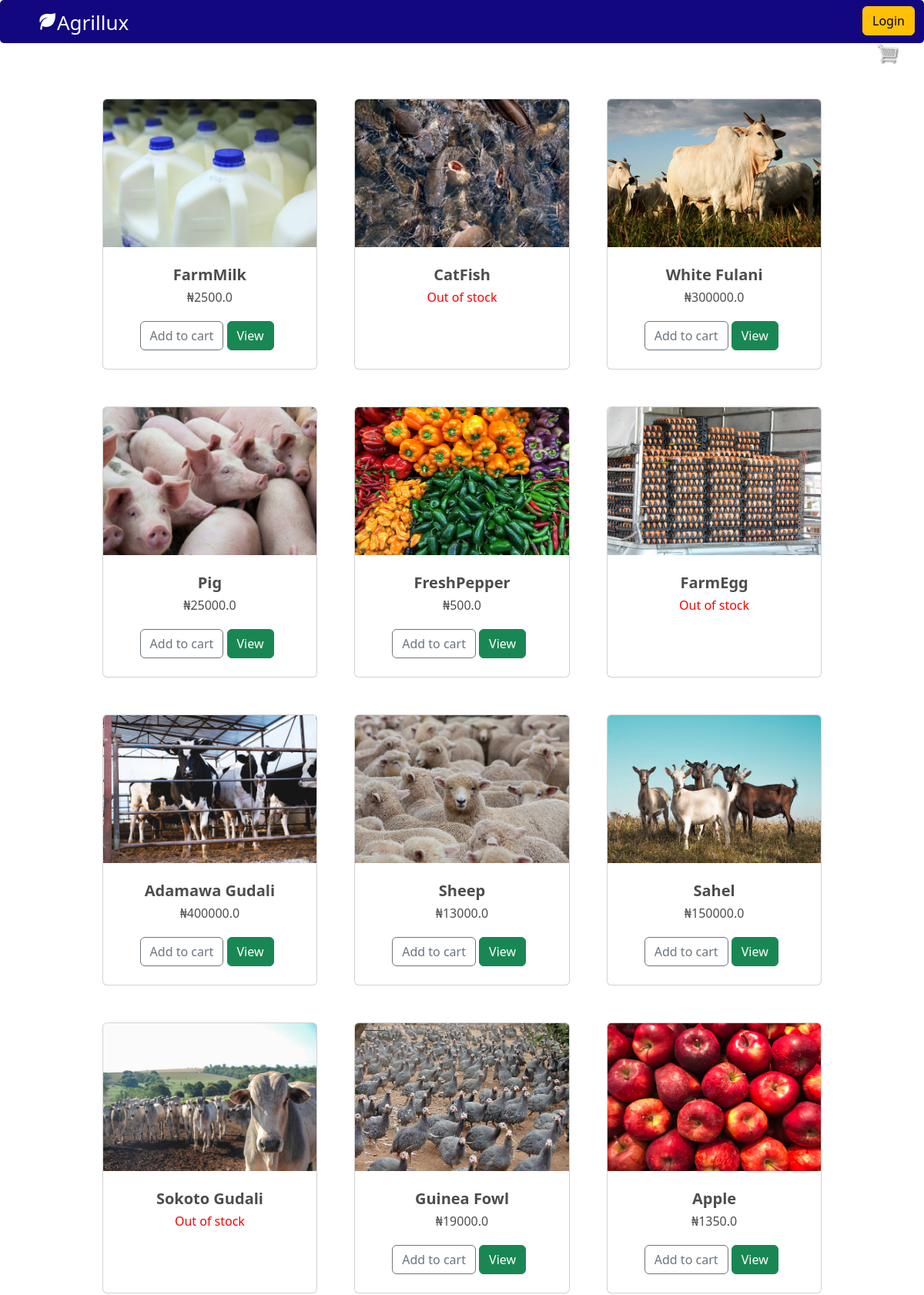
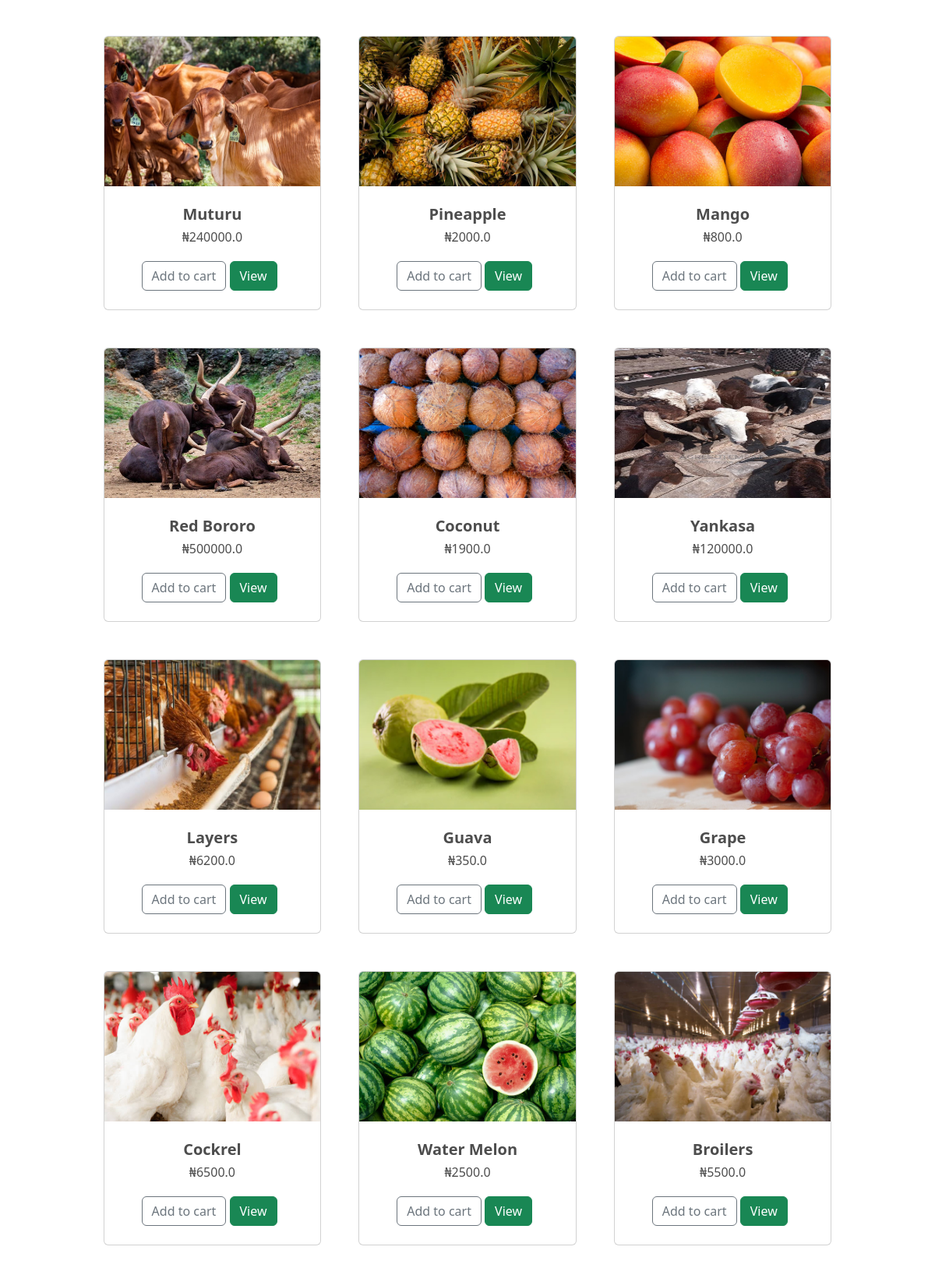
The page / (upper part) on the database its author committed (2 pictures, top to bottom).
### ecommerce/models.py (models this page shows, shortened)
class Product(models.Model):
    name        = models.CharField(max_length=200, null=True)
    price       = models.FloatField()
    image       = models.ImageField(upload_to = "media/")
    available   = models.CharField(max_length=200, null=False)
    discount    = models.BooleanField(default=False)
    @property
    def ImageURL(self):
        try:
            url = self.image.url
        except:
            url = ''
        return url
    @property
    def get_price(self):
        price = self.price
        return price

### ecommerce/views.py (the view)
# urls.py: path('', views.livestock, name='livestock-market'),
def livestock(request):
    data = CartData(request)
    cartItems = data['cartItems']
    product = Product.objects.all()
    context = {
        'cartItems':cartItems,
        'product':product,
    }
    return render(request, 'squad/livestock.html', context)

### ecommerce/utils.py (called while the page is built, shortened)
def CookieCart(request):
    try:
        cart = json.loads(request.COOKIES['cart'])
    except:
        cart = {}
    print('Cart:', cart)
    items = []
    order = {'get_cart_total':0, 'get_cart_item':0}
    cartItems = order['get_cart_item']
    return{'cartItems':cartItems, 'order':order, 'items':items}

def CartData(request):
    if request.user.is_authenticated:
        customer = request.user
        order, created = Order.objects.get_or_create(customer=customer, completed=False)
        items = order.orderitem_set.all()
        cartItems = order.get_cart_item
    else:
        CookieData = CookieCart(request)
        cartItems = CookieData['cartItems']
        order = CookieData['order']
        items = CookieData['items']
    return{'cartItems':cartItems, 'order':order, 'items':items}

### template/squad/livestock.html (shortened to what this page needs)
{% extends 'squad/main.html' %}
{% load  static %}
{% block content %}
<link href='https://unpkg.com/boxicons@2.1.4/css/boxicons.min.css' rel='stylesheet'>
<link href="https://cdn.jsdelivr.net/npm/bootstrap@5.2.2/dist/css/bootstrap.min.css" rel="stylesheet">
         <section style="margin-top:-3rem;"class="py-5">
            <div class="container px-4 px-lg-5 mt-5">
                <div class="row gx-4 gx-lg-5 row-cols-2 row-cols-md-3 row-cols-xl-4 justify-content-center">
                    {% for item in product %}
                    <div style="width:30%; height:22rem;"class="col mb-5">
                        <div class="card h-100">
                            <img style="height:12rem;"class="card-img-top" src="{{item.ImageURL}}" alt="..." />
                            <div class="card-body p-4">
                                <div class="text-center">
                                    <h5 class="fw-bolder">{{item.name}}</h5>
                                    {% if item.available <= '0' %}
                                    <h6 style = "color:red; font-weight:500;">Out of stock</h6>
                                    {% elif user.is_authenticated %}
                                    <h6>&#8358;{{item.get_discount_price}}</h6>
                                    {% else %}
                                    <h6>&#8358;{{item.get_price}}</h6>
                                    {% endif %}
                                </div>
                            </div>
                            {% if item.available <= '0'  %}
                            {% comment %} <div style="margin-top:-2rem; margin-left:1.5rem;"class="card-footer p-4 pt-0 border-top-0 bg-transparent">
                                <button data-product='{{item.id}}' data-action="add" class="btn btn-outline-secondary add-btn update-cart">Add to cart</button>
                                <a href="{% url 'view-item' item.id %}" class="btn btn-success">View</a>
                            </div> {% endcomment %}
                            {% else %}
                            <div style="margin-top:-2rem; margin-left:1.5rem;"class="card-footer p-4 pt-0 border-top-0 bg-transparent">
                                <button data-product='{{item.id}}' data-action="add" class="btn btn-outline-secondary add-btn update-cart">Add to cart</button>
                                <a href="{% url 'view-item' item.id %}" class="btn btn-success">View</a>
                            </div>
                            {% endif %}
                        </div>
                    </div>
                    {% empty %}
                    <h1>Store is empty </h1>
                    {% endfor %}
                    </div>
                </div>
        </section>
{% endblock content %}

### static/css/main.css (style rules this page uses)
body { background-color: hsl(0, 0%, 98%); }
h1,h2,h3,h4,h5,h6 { color:hsl(0, 0%, 30%); }
.row { margin-top: 10px; }

### rows shown on the page
Product: ImageURL (picture), name "FarmMilk", get_price "2500.0"
Product: ImageURL (picture), name "CatFish", available "Out of stock"
Product: ImageURL (picture), name "White Fulani", get_price "300000.0"
Product: ImageURL (picture), name "Pig", get_price "25000.0"
Product: ImageURL (picture), name "FreshPepper", get_price "500.0"
Product: ImageURL (picture), name "FarmEgg", available "Out of stock"
Product: ImageURL (picture), name "Adamawa Gudali", get_price "400000.0"
Product: ImageURL (picture), name "Sheep", get_price "13000.0"
Product: ImageURL (picture), name "Sahel", get_price "150000.0"
Product: ImageURL (picture), name "Sokoto Gudali", available "Out of stock"
Product: ImageURL (picture), name "Guinea Fowl", get_price "19000.0"
Product: ImageURL (picture), name "Apple", get_price "1350.0"
Product: ImageURL (picture), name "Muturu", get_price "240000.0"
Product: ImageURL (picture), name "Pineapple", get_price "2000.0"
Product: ImageURL (picture), name "Mango", get_price "800.0"
Product: ImageURL (picture), name "Red Bororo", get_price "500000.0"
Product: ImageURL (picture), name "Coconut", get_price "1900.0"
Product: ImageURL (picture), name "Yankasa", get_price "120000.0"
Product: ImageURL (picture), name "Layers", get_price "6200.0"
Product: ImageURL (picture), name "Guava", get_price "350.0"
Product: ImageURL (picture), name "Grape", get_price "3000.0"
Product: ImageURL (picture), name "Cockrel", get_price "6500.0"
Product: ImageURL (picture), name "Water Melon", get_price "2500.0"
Product: ImageURL (picture), name "Broilers", get_price "5500.0"
